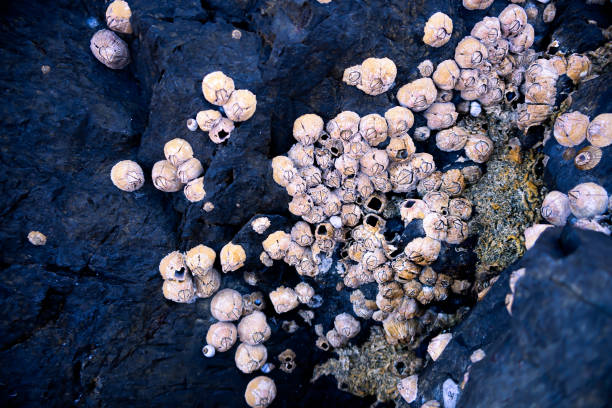
#> input picture barnacle_stock_image.jpg, 612 x 408 px
$ python -i barnacle_utils.py   (imports and definitions only)   (older library calls are emulated)
#> lines starting #> are read from the running program, lines starting #| are printed output that depends on the picture; after the words box and inside, x2 and y2 are one past the last pixel; in counts of white or black regions, pixels touching at a corner belong together
import streamlit as st
import cv2
import numpy as np
import pandas as pd
import os
import random

def load_image(image_path, grayscale=False):
    if not os.path.exists(image_path):
        st.error(f"Error: Image not found at {image_path}. Please check your file paths.")
        return None

    if grayscale:
        img = cv2.imread(image_path, cv2.IMREAD_GRAYSCALE)
    else:
        img = cv2.imread(image_path)
        img = cv2.cvtColor(img, cv2.COLOR_BGR2RGB)

    return img

def extract_barnacle_features(mask_image, image_name=""):

    print(f"\n-> Starting to extract features from mask for {image_name}...")

    _, binary_outlines = cv2.threshold(mask_image, 127, 255, cv2.THRESH_BINARY_INV)

    contours, _ = cv2.findContours(binary_outlines, cv2.RETR_EXTERNAL, cv2.CHAIN_APPROX_SIMPLE)

    print(f"   Found {len(contours)} raw contours from outlines.")

    filled_mask = np.zeros_like(mask_image)
    cv2.drawContours(filled_mask, contours, -1, 255, thickness=cv2.FILLED)

    num_labels, labels, stats, centroids = cv2.connectedComponentsWithStats(filled_mask, 8, cv2.CV_32S)

    print(f"   Found {num_labels - 1} connected components (excluding background) in the filled mask.")

    barnacle_data = []

    for i in range(1, num_labels):
        area = stats[i, cv2.CC_STAT_AREA]

        centroid_x, centroid_y = centroids[i]
        bbox_x = stats[i, cv2.CC_STAT_LEFT]
        bbox_y = stats[i, cv2.CC_STAT_TOP]
        bbox_w = stats[i, cv2.CC_STAT_WIDTH]
        bbox_h = stats[i, cv2.CC_STAT_HEIGHT]

        component_only_mask = ((labels == i) * 255).astype(np.uint8)
        component_contours, _ = cv2.findContours(component_only_mask, cv2.RETR_EXTERNAL, cv2.CHAIN_APPROX_SIMPLE)

        perimeter = 0
        circularity = 0
        aspect_ratio = 0
        solidity = 0

        if component_contours:
            main_contour = max(component_contours, key=cv2.contourArea)

            perimeter = cv2.arcLength(main_contour, True)

            if perimeter > 0:
                circularity = (4 * np.pi * area) / (perimeter * perimeter)

            if bbox_h > 0:
                aspect_ratio = bbox_w / bbox_h

            hull = cv2.convexHull(main_contour)
            hull_area = cv2.contourArea(hull)
            if hull_area > 0:
                solidity = float(area) / hull_area
            barnacle_data.append({
                "image_name": image_name,
                "id_in_image": i,
                "area": float(area),
                "perimeter": float(perimeter),
                "circularity": float(circularity),
                "aspect_ratio": float(aspect_ratio),
                "solidity": float(solidity),
                "centroid_x": float(centroid_x),
                "centroid_y": float(centroid_y),
                "bbox_x": bbox_x, "bbox_y": bbox_y,
                "bbox_w": bbox_w, "bbox_h": bbox_h,
                "contour": main_contour
            })
    print(f"   Extracted features for {len(barnacle_data)} barnacles (after filtering).")
    print(f"-> Feature extraction complete for {image_name}.")
    return barnacle_data

>>> import cv2
>>> picture = cv2.imread('barnacle_stock_image.jpg', cv2.IMREAD_GRAYSCALE)
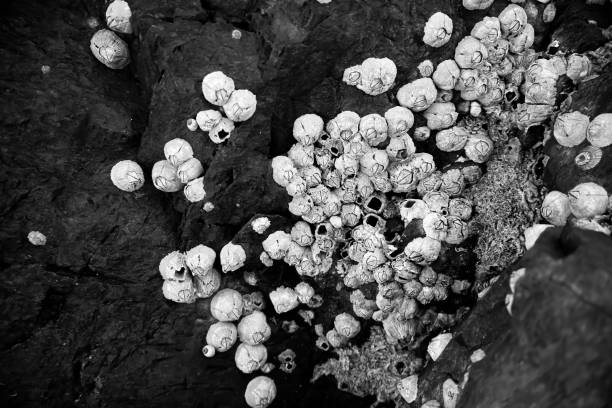
#> picture: shape (408, 612); min 0, max 255, mean 73.8
>>> result = extract_barnacle_features(picture)
#> in extract_barnacle_features, `_, binary_outlines = cv2.threshold(mask_image, 127, 255, cv2.THRESH_BI..`:
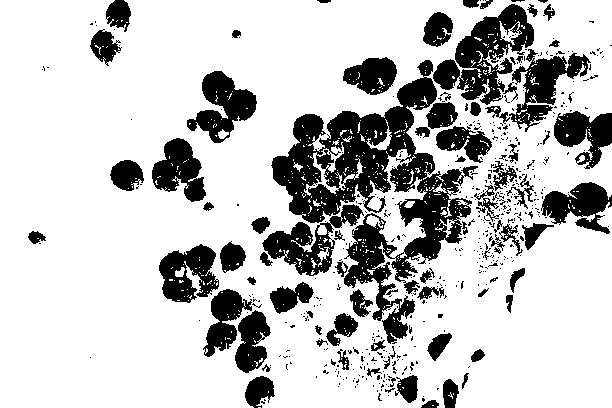
#> binary_outlines: shape (408, 612); 77.2% white; 535 black regions (452 under 20 px)
#> in extract_barnacle_features, `contours, _ = cv2.findContours(binary_outlines, cv2.RETR_EXTERNAL, cv2..`: contours = 35 contours, 34 with area under 20; largest, box (x1, y1, x2, y2) and area: (0, 0, 612, 408) 242344
#|    Found 35 raw contours from outlines.
#> in extract_barnacle_features, `cv2.drawContours(filled_mask, contours, -1, 255, thickness=cv2.FILLED)`:
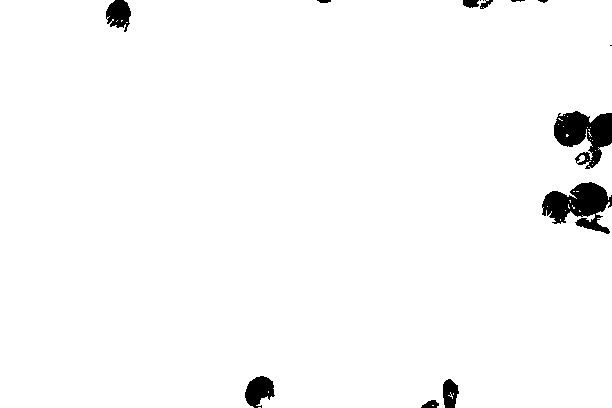
#> filled_mask: shape (408, 612); 97.7% white; 14 black regions (5 under 20 px), largest, box (x1, y1, x2, y2) and area: (542, 182, 612, 234) 2011, (554, 111, 612, 169) 1939, (245, 376, 275, 408) 630
#> in extract_barnacle_features, `num_labels, labels, stats, centroids = cv2.connectedComponentsWithStat..`:
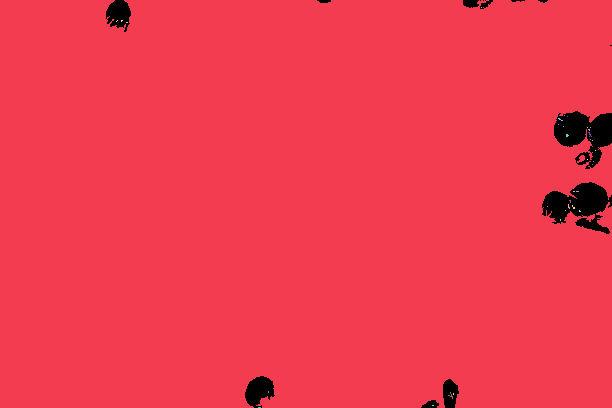
#> labels: shape (408, 612) int32; 36 distinct labels, from 0 to 35; one colour per label, 0 black
#> in extract_barnacle_features, `num_labels, labels, stats, centroids = cv2.connectedComponentsWithStat..`: num_labels = 36; stats = 36 rows, first 6: [106, 0, 506, 408, 5800], [0, 0, 612, 408, 243804], [481, 7, 1, 1, 1], [116, 20, 2, 2, 2], [121, 20, 2, 2, 3], [126, 22, 2, 1, 2]; centroids = 36 pairs, first value 116.5 to 595, second value 7 to 407
#|    Found 35 connected components (excluding background) in the filled mask.
#> the loop in extract_barnacle_features, `for i in range(1, num_labels):` made 35 passes
#> (area, centroid_x, centroid_y, bbox_x, bbox_y, bbox_w, bbox_h, perimeter) on pass 1: (243804, 301.1, 203.8, 0, 0, 612, 408, 3107.1)
#> pass 2, in extract_barnacle_features, `component_only_mask = ((labels == i) * 255).astype(np.uint8)`:
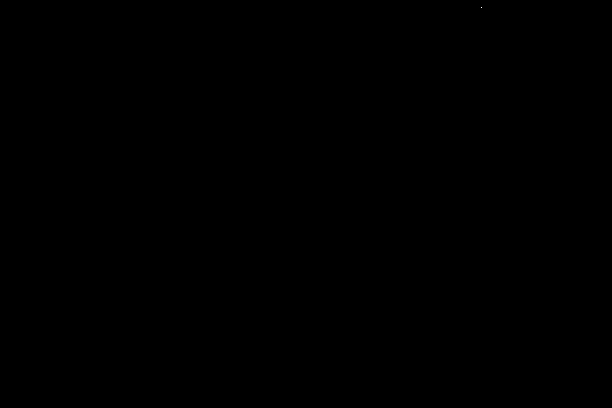
#> component_only_mask: shape (408, 612); 0% white in thin lines or dots, all inside (x1, y1, x2, y2) = (481, 7, 482, 8)
#> after the loop in extract_barnacle_features, `for i in range(1, num_labels):`: component_only_mask: shape (408, 612); 0% white in thin lines or dots, all inside (x1, y1, x2, y2) = (258, 407, 261, 408)
#> after the loop in extract_barnacle_features, `for i in range(1, num_labels):`: barnacle_data = 35 items
#|    Extracted features for 35 barnacles (after filtering).
#> result = 35 items
